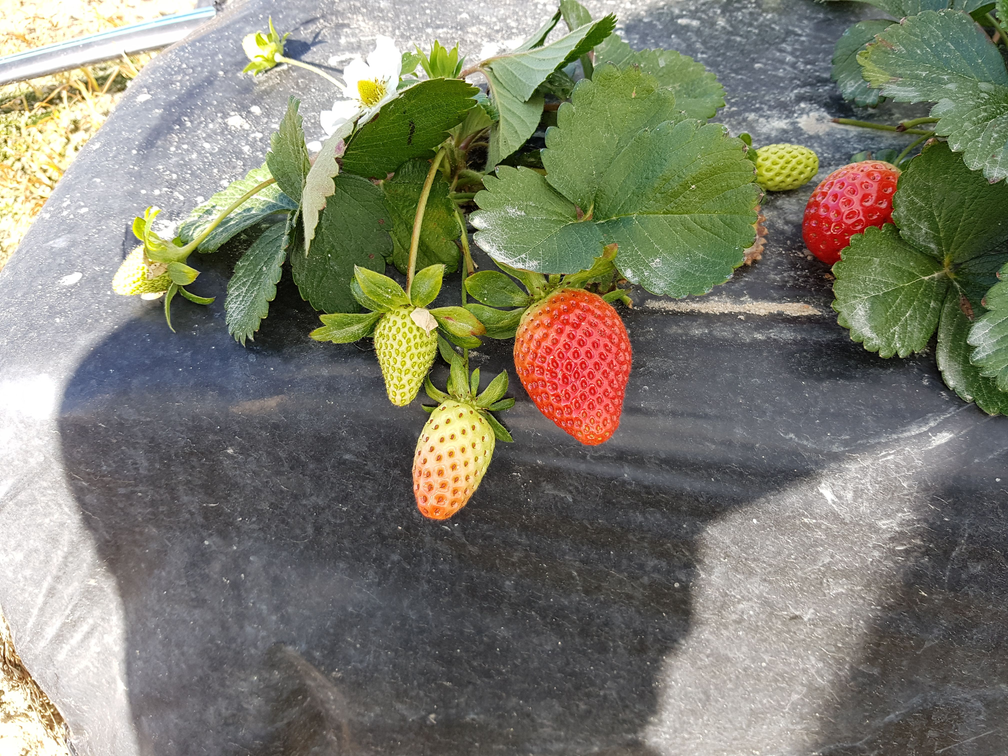
#> input picture 03_Final_Project/01_demo/8_ori.png, 1008 x 756 px
$ jupyter execute --allow-errors Untitled.ipynb
#> lines starting #> are read from the running program, lines starting #| are printed output that depends on the picture; after the words box and inside, x2 and y2 are one past the last pixel; in counts of white or black regions, pixels touching at a corner belong together
#> (a cell that did not finish here is left out)

[cell 2]
import cv2
import numpy as np


A=cv2.imread('8_ori.png')#Read image
#> A is the input picture: shape (756, 1008, 3); mean B, G, R 111.6, 126.6, 126.6
B=cv2.cvtColor(A,cv2.COLOR_BGR2RGB) #Investment channel
B=cv2.cvtColor(B,cv2.COLOR_RGB2HSV) #Image to hsv conversion
#> B: shape (756, 1008, 3); mean H, S, V 64.3, 51.4, 134.6

H=B[:,:,0]
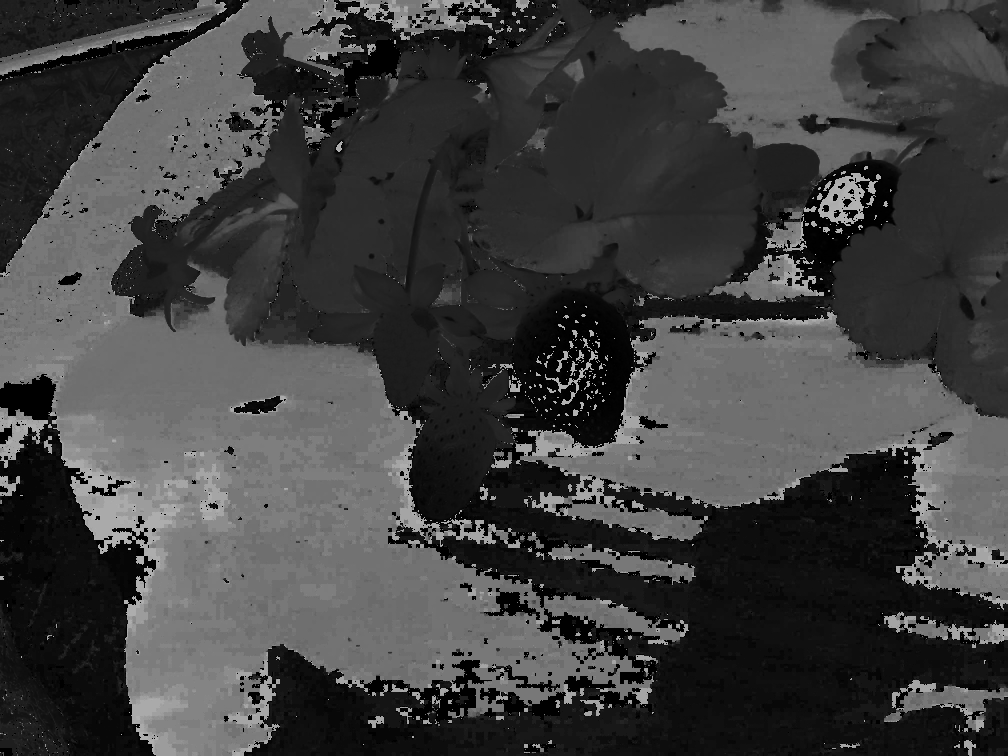
#> H: shape (756, 1008); min 0, max 179, mean 64.3
S=B[:,:,1]
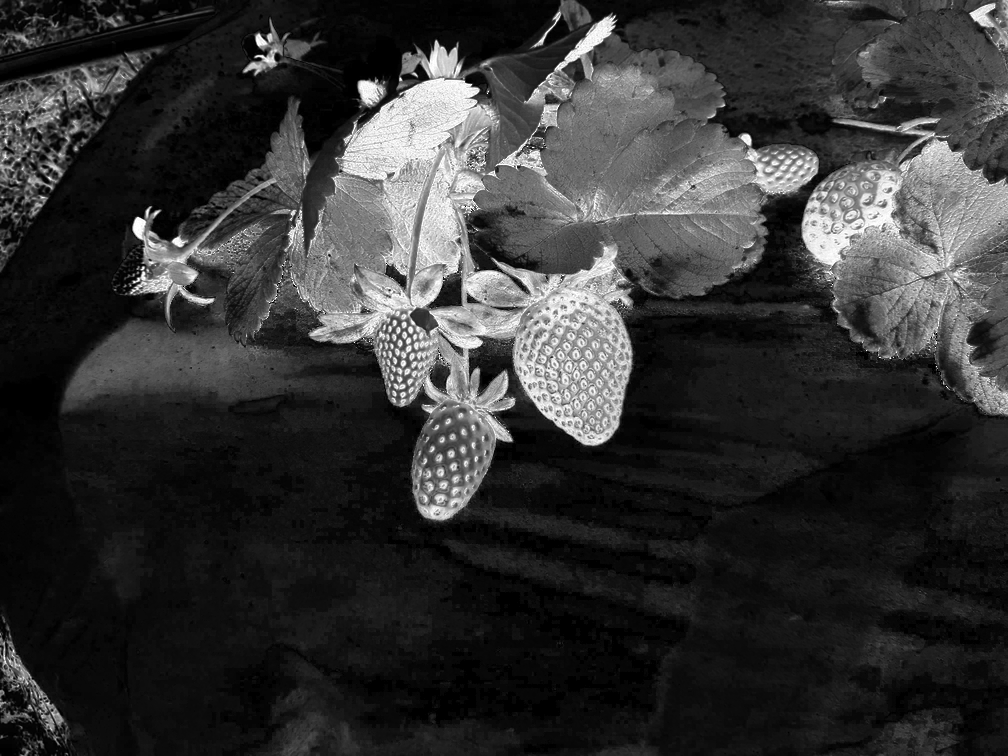
#> S: shape (756, 1008); min 0, max 255, mean 51.4
V=B[:,:,2]

maskrojo=((H>0) & (H<25)) |  ((H>165) & (H<180)) &  ((S>80) & (S<255))  &  ((V>80) & (V<255))#Boolean condition was created, for true or false
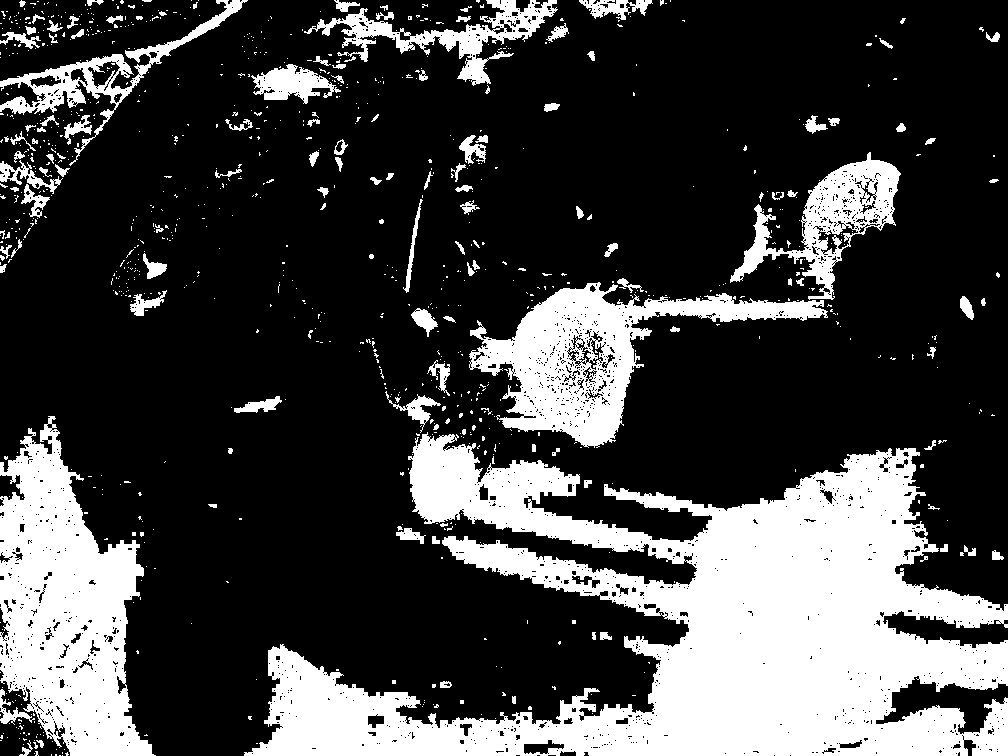
#> maskrojo: shape (756, 1008) bool; 26.1% white; 972 white regions (842 under 20 px), largest, box (x1, y1, x2, y2) and area: (244, 432, 1008, 756) 115157, (0, 416, 156, 756) 30607, (469, 282, 828, 448) 19242
maskrojo=maskrojo*255  #Must be passed to a numeric value
maskrojo=maskrojo.astype(np.uint8) #8 bits format

maskverde=((H>30) & (H<45))&  ((S>10) & (S<255))  &  ((V>65) & (V<255))
#> maskverde: shape (756, 1008) bool; 12.9% white; 1088 white regions (1028 under 20 px), largest, box (x1, y1, x2, y2) and area: (134, 0, 715, 404) 59425, (597, 120, 819, 252) 11137, (831, 224, 945, 359) 9456
maskverde=maskverde*255
maskverde=maskverde.astype(np.uint8)

res =cv2.bitwise_and(A,A,mask=maskrojo)
res2 =cv2.bitwise_and(A,A,mask=maskverde)

#grayscale conversion
B=cv2.cvtColor(res,cv2.COLOR_BGR2GRAY)
#> B: shape (756, 1008)
C=cv2.cvtColor(res2,cv2.COLOR_BGR2GRAY)
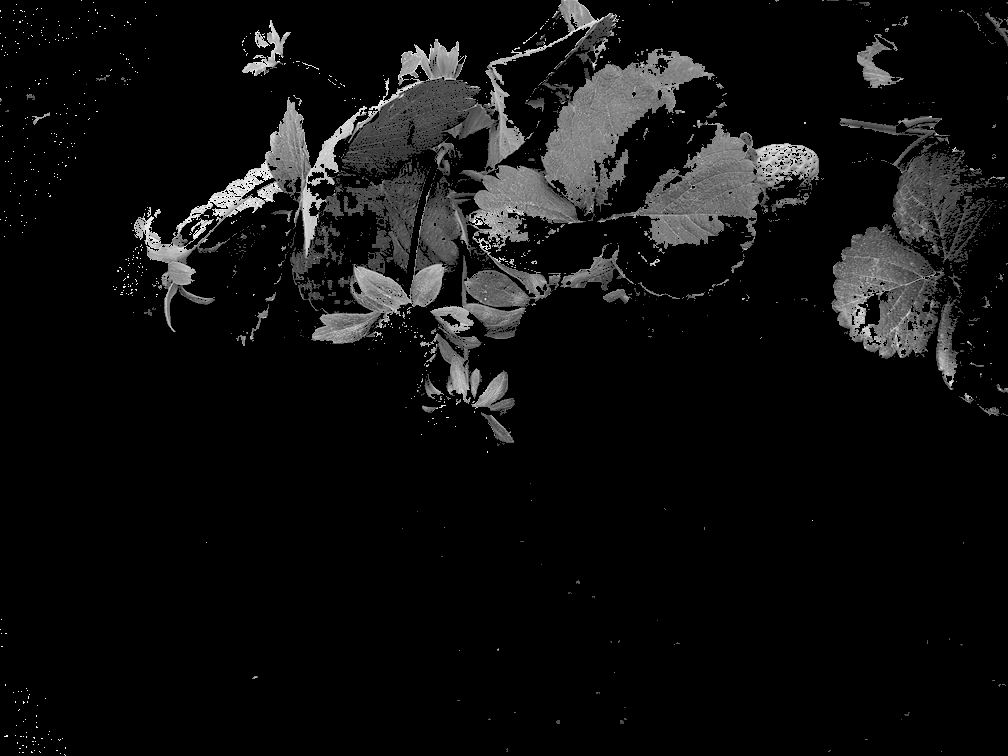
#> C: shape (756, 1008); min 0, max 252, mean 15.4


#Circle hough transform
circle=cv2.HoughCircles(B,cv2.HOUGH_GRADIENT,1,41,param1=50,param2=30,minRadius=2,maxRadius=40)
#> circle = 55 rows, first 8: [742.5, 709.5, 37.2], [815.5, 541.5, 37.2], [72.5, 641.5, 39.4], [591.5, 391.5, 33.8], [830.5, 610.5, 35], [50.5, 523.5, 33.8], [780.5, 689.5, 33.8], [752.5, 575.5, 35]
circle=np.uint16(np.around(circle))
#> circle = 55 rows, first 8: [742, 710, 37], [816, 542, 37], [72, 642, 39], [592, 392, 34], [830, 610, 35], [50, 524, 34], [780, 690, 34], [752, 576, 35]
for i in circle[0,:]:
    #draw circle
    cv2.circle(A,(i[0],i[1]),i[2],(0,255,0),2)
     #draw point
    cv2.circle(A,(i[0],i[1]),2,(0,0,255),3)
#> this loop made 55 passes
#> i on passes 1 to 12: [742, 710, 37], [816, 542, 37], [72, 642, 39], [592, 392, 34], [830, 610, 35], [50, 524, 34], [780, 690, 34], [752, 576, 35], [40, 580, 35], [818, 658, 35], [894, 620, 39], [768, 650, 29]
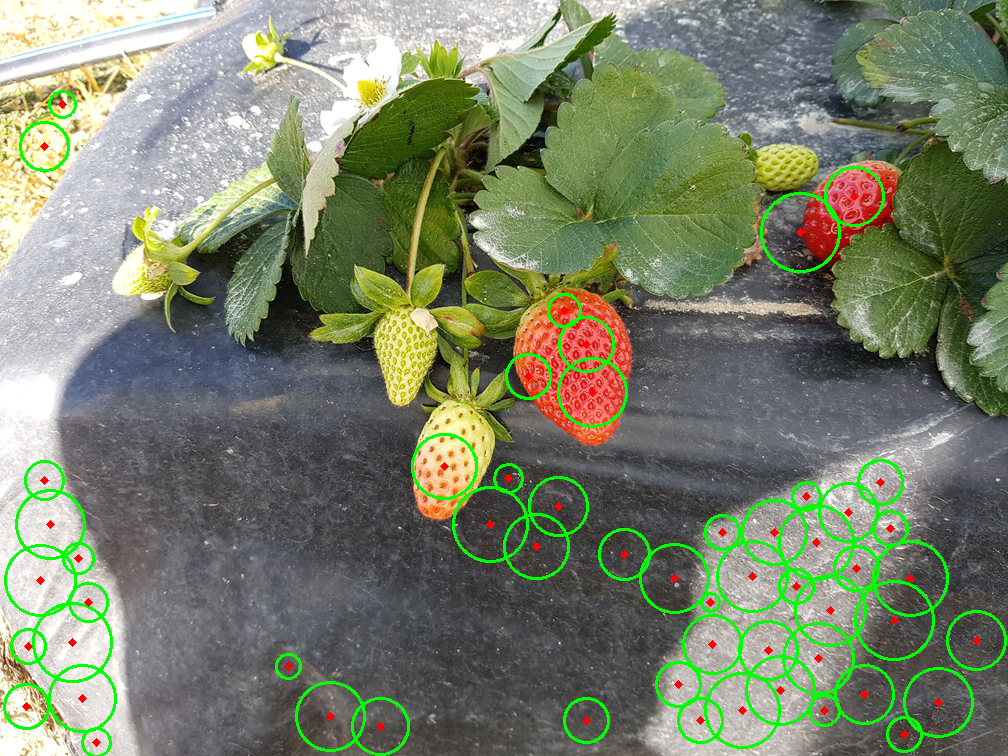
#> A: shape (756, 1008, 3); 3.72% of pixels changed, all inside (x1, y1, x2, y2) = (3, 90, 1007, 756)

circle2=cv2.HoughCircles(C,cv2.HOUGH_GRADIENT,1,41,param1=50,param2=30,minRadius=9,maxRadius=40)
#> circle2 = 35 rows, first 8: [397.5, 163.5, 39.4], [938.5, 199.5, 39.4], [877.5, 303.5, 38.3], [911.5, 267.5, 33.8], [424.5, 231.5, 37.2], [586.5, 155.5, 29.4], [550.5, 177.5, 35], [483.5, 201.5, 31.6]
circle2=np.uint16(np.around(circle2))
#> circle2 = 35 rows, first 8: [398, 164, 39], [938, 200, 39], [878, 304, 38], [912, 268, 34], [424, 232, 37], [586, 156, 29], [550, 178, 35], [484, 202, 32]
for i in circle2[0,:]:
    cv2.circle(A,(i[0],i[1]),i[2],(0,0,0),2)
    cv2.circle(A,(i[0],i[1]),2,(0,0,255),3)
#> this loop made 35 passes
#> i on passes 1 to 12: [398, 164, 39], [938, 200, 39], [878, 304, 38], [912, 268, 34], [424, 232, 37], [586, 156, 29], [550, 178, 35], [484, 202, 32], [500, 302, 29], [400, 278, 29], [438, 110, 27], [718, 190, 29]
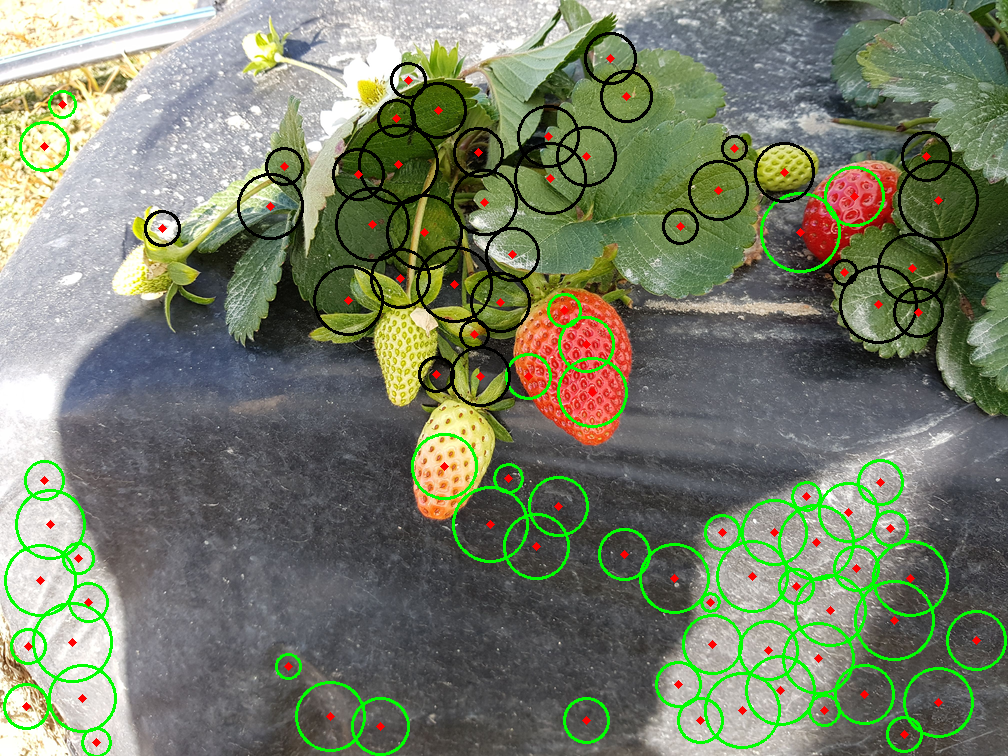
#> A: shape (756, 1008, 3); 2.42% of pixels changed, all inside (x1, y1, x2, y2) = (144, 32, 979, 407)


print('Number of red tomatoes:',len(circle[0,:]))
#| Number of red tomatoes: 55
print('Number of green tomatoes:',len(circle2[0,:]))
#| Number of green tomatoes: 35
print('Total number of tomatoes:',len(circle[0,:])+len(circle2[0,:]))
#| Total number of tomatoes: 90

result= 255 * np.ones((210,150,3), dtype = np.uint8)

cv2.circle(result, (30,30), 15, (0,0,255), -1)
cv2.circle(result, (30,70), 15, (0,255,0), -1)
cv2.putText(result,str(len(circle[0,:])),(65,40), 1, 2,(0,0,0),2)
cv2.putText(result,str(len(circle2[0,:])),(65,80), 1, 2,(0,0,0),2)
totalCnts = len(circle[0,:]) + len(circle[0,:])
#> totalCnts = 110
cv2.putText(result,'Total: '+str(totalCnts),(0,120), 1, 2,(0,0,0),2)
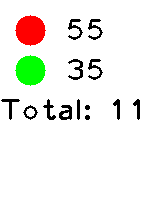
#> result: shape (210, 150, 3); mean of channels 0, 1, 2 234.2, 240, 240; drawn as B, G, R
cv2.imshow('t',result)

cv2.imshow('Tomato_detection',A) #Print
cv2.imwrite("Savephoto.png",A) #Save
cv2.imshow('Tomato red mask',res) #Print
cv2.imshow('Tomato green mask',res2) #Print
cv2.waitKey(0)
cv2.destroyAllWindows()
